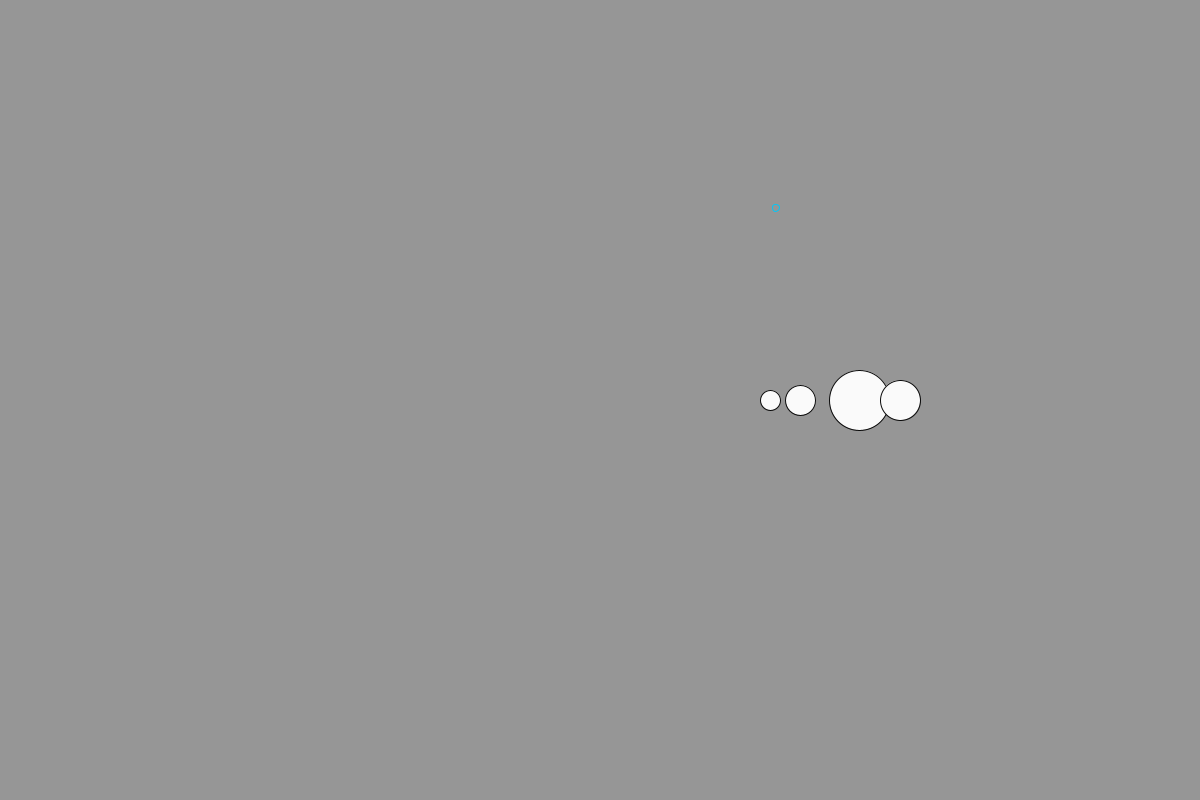
Frame 1 (no input)
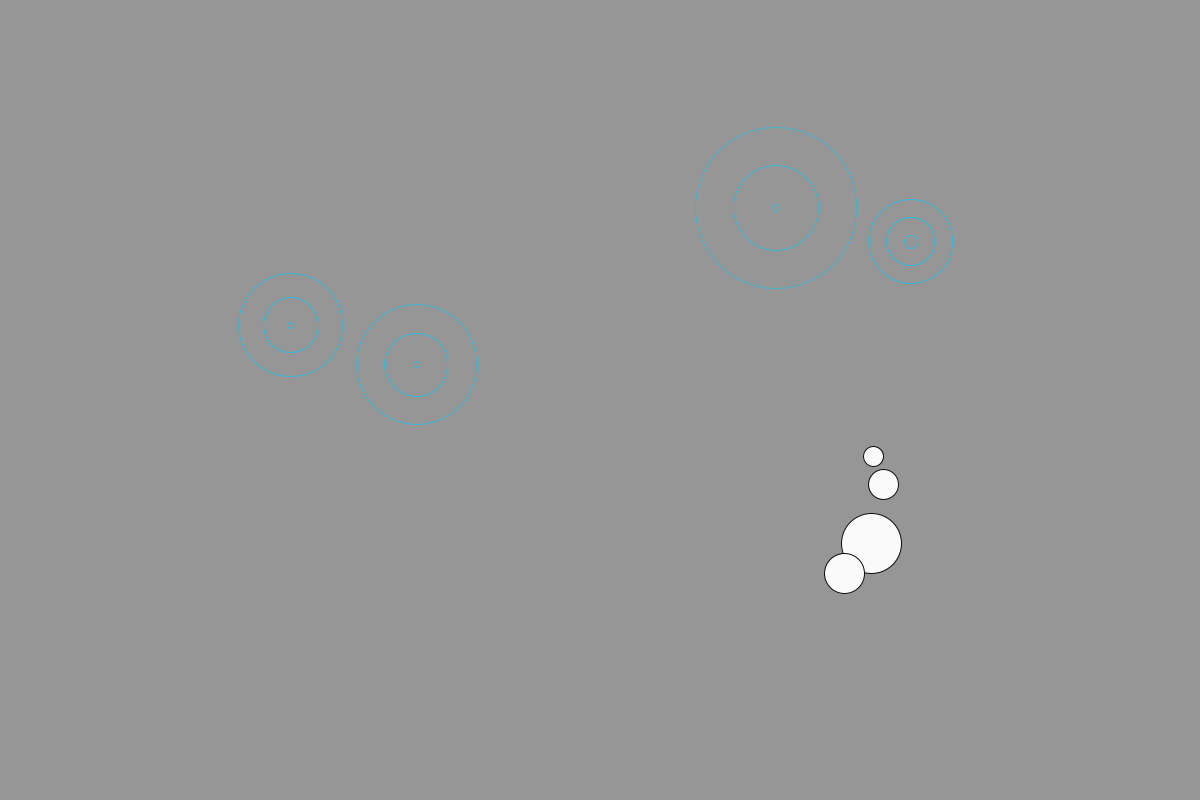
Frame 60 (the mouse pressed at the canvas centre just before this capture)
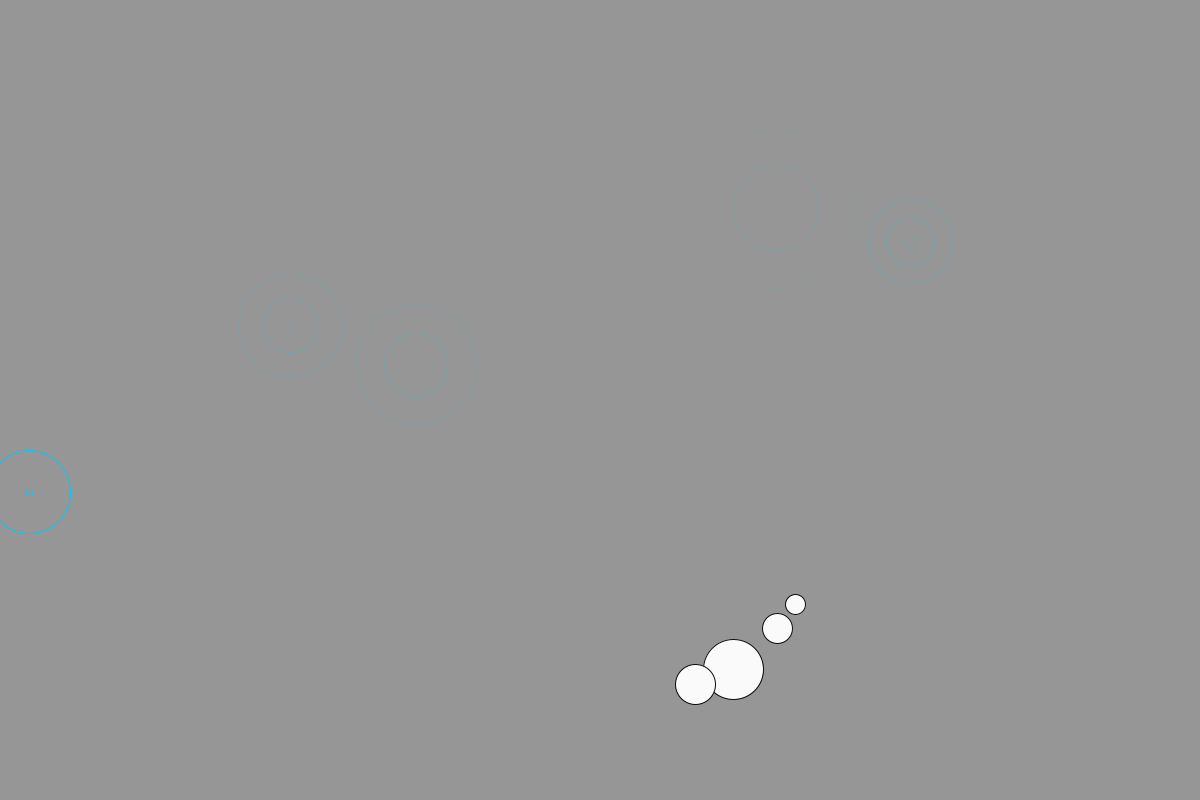
Frame 120 (the mouse held since frame 60 and released just before this capture)

The Processing sketch that drew these frames (run headless with seeded random() and noise(); from frame 60 on, the mouse is pressed at the canvas centre):

// Processing sketch: Fishies_2_0
// ── Fishies_2_0.pde
Skeleton s, t;
Pond p;
void setup() {
  size(1200,800);
  s = new Skeleton();
  p = new Pond();
  frameRate(60);
}

void draw() {
  background(150);
  p.display();
  s.display();
}
// ── Bubble.pde
class Bubble {
  PVector loc;
  float[] waves = new float[3];
  boolean once, gone;
  int r, g, b;
  float size;
  int[] alpha = new int[3];
  Bubble() {
    loc = new PVector(random(width), random(height));
    size = random(20,80);
    alpha[0] = 250;
    alpha[1] = 0;
    alpha[2] = 0;
    float r = random(5,15);
    for(int i = 0; i < waves.length; i++) {
      waves[i] = (i * size) + r;
    }
    r = 100;
    g = 200;
    b = 250;
    once = gone = false;
  }
  void display() {
    noFill();
    for(int i = 0; i < waves.length; i++) {
      stroke(r,g,b, alpha[i]);
      ellipse(loc.x, loc.y, waves[i], waves[i]);
    }
    fade();
  }
  void fade() {
    alpha[0]-=2;
    if(alpha[1] > 0)
      alpha[1]-=2;
    if(alpha[2] > 0) 
      alpha[2]-=2;
      
    if(alpha[0] <= 0)
      once = true;
    if(alpha[0] <= 0 && alpha[1] <= 0 && alpha[2] <= 0)
      gone = true;
      
    if(alpha[0] <= 230 && alpha[1] == 0 && !once) 
      alpha[1] = 250;
    else if(alpha[1] <= 190 && alpha[2] == 0 && !once)
      alpha[2] = 250;
  }
}
// ── Firefly.pde
class Firefly {
  PVector loc;
  color r, g, b;
  int light, fade;
  Firefly() {
    loc = new PVector(random(0,width),random(0, height));
    r=250;
    g=250;
    b=0;
    light = int(random(5,250));
    fade = -1;
  }
  void display() {
    noStroke();
    fill(r, g, b, light);
    ellipse(loc.x, loc.y, 8, 8);
    move();
  }
  void move() {
    light+=fade;
    if(light <= 0) fade*=-1;
    else if(light >= 250) fade*=-1;
  }
}
// ── Pond.pde
class Pond {
  Bubble b;
  ArrayList<Bubble> bub = new ArrayList<Bubble>();
  Pond() {
    bub.add(new Bubble());
  }
  void display() {
    //background(150,230,250);
    for(int i = 0; i < bub.size(); i++) {
      bub.get(i).display();
      if(bub.get(i).gone) bub.remove(b);
    }
    createBubbles();
  }
  void createBubbles() {
    float f = random(0,100);
    if(f < 2)
      bub.add(new Bubble());
  }
}
// ── Rain.pde
class Rain {
  PVector floc, bloc, eloc;
  float len;
  color col;
  boolean left = false, right = false, up = false, down = false, center = false;
  boolean fallen = false;
  Rain() {
    //loc somewhere offscreen
    //bloc angled maybe depending on where eloc is generated
    //eloc generated within region
    col = color(150);
    len = random(10,20);
  }
  void display() {
    stroke(col);
    line(floc.x, floc.y, bloc.x , bloc.y);
  }
  void fall() {
    //floc.x-something or floc.x + something
    
  }
}
// ── Skeleton.pde
//uses code from Ira Greenberg's Processing/ik_atan_ver01.pde
class Skeleton {
  PVector[] nloc = new PVector[4];
  int[] lens = new int[4]; 
  float mx, my;
  float a;
  Skeleton() {
    lens[0] = 20;
    lens[1] = 30;
    lens[2] = 60;
    lens[3] = 40;
    for(int i = 0; i < 4; i++)
      nloc[i] = new PVector(lens[i]*i, 0);
    a = 0;
  }
  Skeleton(int angle) {
    lens[0] = 20;
    lens[1] = 30;
    lens[2] = 60;
    lens[3] = 40;
    for(int i = 0; i < 4; i++)
      nloc[i] = new PVector(lens[i]*i, 0);
    a = angle;
  }
  void display() {
    calculate();
    stroke(10);
    fill(250);
    for(int i = 0; i < 4; i++) 
      ellipse(nloc[i].x, nloc[i].y, lens[i], lens[i]);
  }
  void calculate() {
    mx = 0 + 300 * cos(radians(a)); //mouseX - width/2;
    my = 0 + 300 * sin(radians(a)); //mouseY - height/2;
    nloc[3].x = mx;
    nloc[3].y = my;
    translate(width/2, height/2);
    float theta, wave;
    for(int i = 3; i > 0; i--) {
      theta = atan2(nloc[i].y - nloc[i-1].y, nloc[i].x - nloc[i-1].x);
      wave = 1 * sin(.05 * nloc[i-1].x);
      nloc[i-1].x = (nloc[i].x - cos(theta) * lens[i]) + wave;
      nloc[i-1].y = nloc[i].y - sin(theta) * lens[i];
    }
    //
    /*wave = amp * sin(omega*loc.x);
    */
    //
    a+=.6;
    if(a > 360) a = 0;
    /*
    float theta = atan2(nloc[3].y - nloc[2].y, nloc[3].x - nloc[2].x);
    //if(theta < 2) theta = 2;
    println(theta);
    println(cos(theta) + " " + sin(theta));
    println(degrees(theta));
    nloc[2].x = nloc[3].x - cos(theta) * len;
    nloc[2].y = nloc[3].y - sin(theta) * len;
    theta = atan2(nloc[2].y - nloc[1].y, nloc[2].x - nloc[1].x);
    nloc[1].x = nloc[2].x - cos(theta) * len;
    nloc[1].y = nloc[2].y - sin(theta) * len;
    theta = atan2(nloc[1].y - nloc[0].y, nloc[1].x - nloc[0].x);
    nloc[0].x = nloc[1].x - cos(theta) * len;
    nloc[0].y = nloc[1].y - sin(theta) * len;
    */
    
    /*
    nx[0] = mouseX - width/2;
    ny[0] = mouseY - height/2;
    translate(width/2, height/2);
    float theta = atan2(ny[3]-ny[2], nx[3]-nx[2]);
    nx[2] = nx[3] - cos(theta)*len;
    ny[2] = ny[3] - sin(theta)*len;
    
    theta = atan2(ny[2]-ny[1], nx[2]-nx[1]);
    nx[1] = nx[2] - cos(theta)*len;
    ny[1] = ny[2] - sin(theta)*len;
    
    for(int i = 0; i < 4; i++) 
      ellipse(nx[i], nx[i], 10, 10);
      */
  }
}
